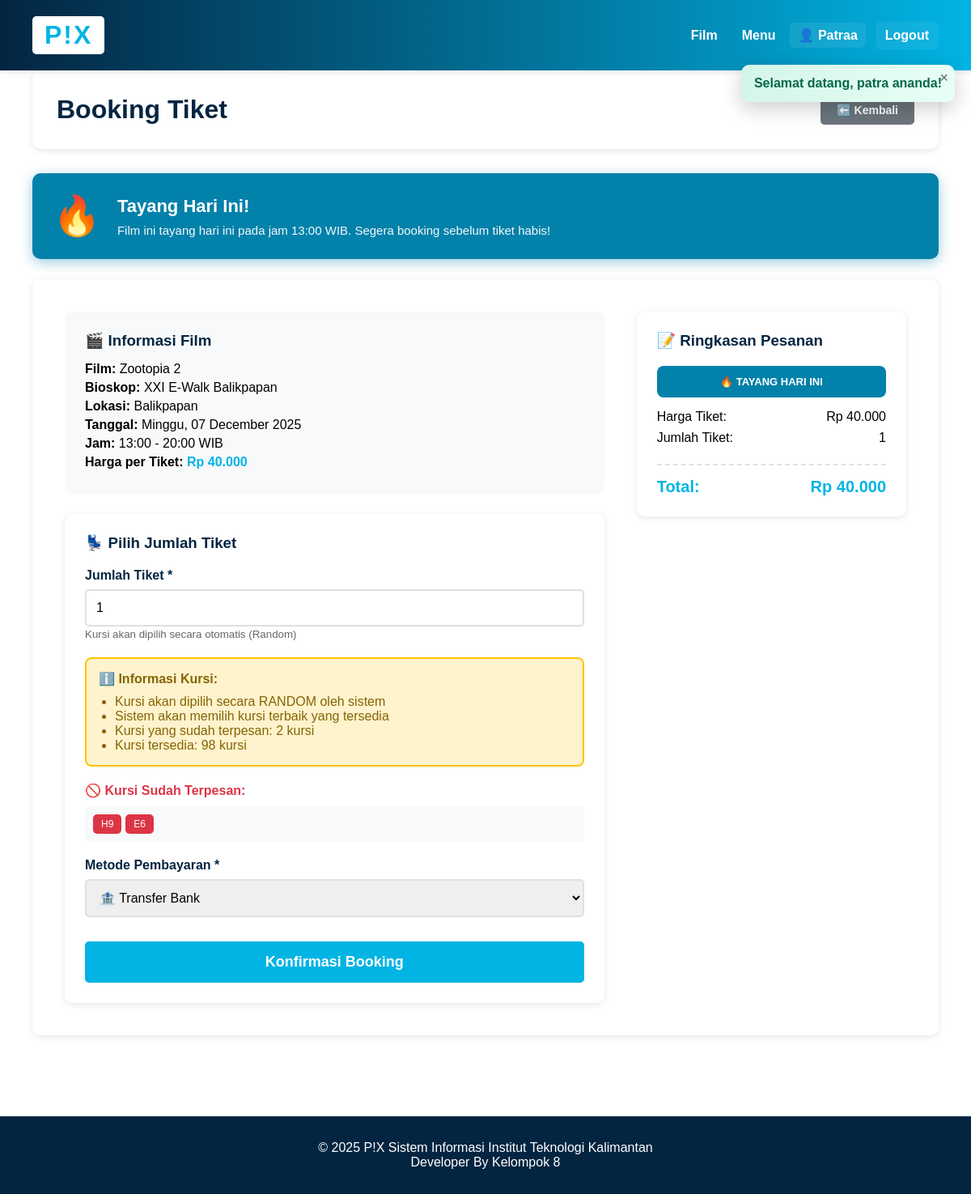
/index.php?module=transaksi&action=booking&id_jadwal=8 (signed in), run on the app's committed database.
### tables this page shows
CREATE TABLE `jadwal_tayang` (
  `id_tayang` int(11) NOT NULL,
  `id_film` int(11) NOT NULL,
  `id_bioskop` int(11) NOT NULL,
  `nama_tayang` varchar(100) DEFAULT NULL,
  `tanggal_tayang` date NOT NULL,
  `jam_mulai` time NOT NULL,
  `jam_selesai` time NOT NULL,
  `harga_tiket` decimal(10,2) NOT NULL,
  `kapasitas_total` int(11) DEFAULT 100,
  `kapasitas_tersedia` int(11) DEFAULT 100,
  `created_at` timestamp NOT NULL DEFAULT current_timestamp(),
  `updated_at` timestamp NOT NULL DEFAULT current_timestamp() ON UPDATE current_timestamp()
);

CREATE TABLE `film` (
  `id_film` int(11) NOT NULL,
  `judul_film` varchar(200) NOT NULL,
  `tahun_rilis` year(4) NOT NULL,
  `durasi_menit` int(11) NOT NULL,
  `sipnosis` text DEFAULT NULL,
  `rating` decimal(3,1) DEFAULT NULL,
  `poster_url` varchar(500) DEFAULT 'https://via.placeholder.com/300x450',
  `id_genre` int(11) DEFAULT NULL,
  `created_at` timestamp NOT NULL DEFAULT current_timestamp(),
  `updated_at` timestamp NOT NULL DEFAULT current_timestamp() ON UPDATE current_timestamp()
);

CREATE TABLE `bioskop` (
  `id_bioskop` int(11) NOT NULL,
  `nama_bioskop` varchar(100) NOT NULL,
  `kota` varchar(50) NOT NULL,
  `alamat_bioskop` text NOT NULL,
  `jumlah_studio` int(11) NOT NULL DEFAULT 4,
  `created_at` timestamp NOT NULL DEFAULT current_timestamp(),
  `updated_at` timestamp NOT NULL DEFAULT current_timestamp() ON UPDATE current_timestamp(),
  `logo_url` varchar(100) DEFAULT NULL
);

### controllers/TransaksiController.php (called while the page is built, shortened)
<?php
require_once 'config/database.php';
require_once 'models/DetailTransaksi.php';
class TransaksiController {
    private $db;
    private $detailTransaksi;
    public function __construct() {
        $database = new Database();
        $this->db = $database->getConnection();
        $this->detailTransaksi = new DetailTransaksi($this->db);
    }
    public function booking() {
        $id_jadwal = $_GET['id_jadwal'];
        $query = "SELECT jt.*, f.judul_film, f.poster_url, b.nama_bioskop, b.kota, b.alamat_bioskop
                  FROM Jadwal_Tayang jt
                  LEFT JOIN Film f ON jt.id_film = f.id_film
                  LEFT JOIN Bioskop b ON jt.id_bioskop = b.id_bioskop
                  WHERE jt.id_tayang = :id_jadwal";
        $stmt = $this->db->prepare($query);
        $stmt->bindParam(':id_jadwal', $id_jadwal);
        $stmt->execute();
        $jadwalData = $stmt->fetch(PDO::FETCH_ASSOC);
        $this->jadwal = (object) $jadwalData;
        $kursiTerpesan = $this->detailTransaksi->getKursiTerpesanByJadwal($id_jadwal);
        require_once 'views/transaksi/booking.php';
    }
}
?>

### config/database.php (called while the page is built, shortened)
<?php
class Database {
    private $host = "localhost";
    private $db_name = "pix_database";
    private $username = "root";
    private $password = "";
    public function getConnection() {
        $this->conn = null;
        try {
            $this->conn = new PDO(
                "mysql:host=" . $this->host . ";dbname=" . $this->db_name,
                $this->username,
                $this->password
            );
            $this->conn->setAttribute(PDO::ATTR_ERRMODE, PDO::ERRMODE_EXCEPTION);
            $this->conn->exec("set names utf8mb4");
        } catch(PDOException $exception) {
            echo "Connection error: " . $exception->getMessage();
        }
        return $this->conn;
    }
}
?>

### models/DetailTransaksi.php (called while the page is built, shortened)
<?php
require_once 'models/QueryBuilder.php';
class DetailTransaksi {
    private $qb;
    private $table_name = "Detail_Transaksi";
    public function __construct($db) {
        $this->qb = new QueryBuilder($db);
    }
    public function getKursiTerpesanByJadwal($id_jadwal_tayang) {
        $stmt = $this->qb->reset()
            ->table($this->table_name . ' dt')
            ->select('dt.nomor_kursi')
            ->leftJoin('Transaksi t', 'dt.id_transaksi', '=', 't.id_transaksi')
            ->where('dt.id_jadwal_tayang', '=', $id_jadwal_tayang)
            ->where('t.status_pembayaran', '=', 'berhasil')
            ->get();
        $kursi = [];
        while ($row = $stmt->fetch(PDO::FETCH_ASSOC)) {
            $kursi[] = $row['nomor_kursi'];
        }
        return $kursi;
    }
}
?>

### models/QueryBuilder.php (called while the page is built, shortened)
<?php
class QueryBuilder {
    private $pdo;
    private $table;
    private $bindings = [];
    private $select = '*';
    private $joins = [];
    private $wheres = [];
    public function __construct($pdo) {
        $this->pdo = $pdo;
    }
    public function table($table) {
        $this->table = $table;
        return $this;
    }
    public function select($columns = '*') {
        if (is_array($columns)) {
            $this->select = implode(', ', $columns);
        } else {
            $this->select = $columns;
        }
        return $this;
    }
    public function join($table, $first, $operator, $second, $type = 'INNER') {
        $this->joins[] = "$type JOIN $table ON $first $operator $second";
        return $this;
    }
    public function leftJoin($table, $first, $operator, $second) {
        return $this->join($table, $first, $operator, $second, 'LEFT');
    }
    public function where($column, $operator, $value = null) {
        $placeholder = ':where_' . count($this->bindings);
        $this->wheres[] = "$column $operator $placeholder";
        $this->bindings[$placeholder] = $value;
        return $this;
    }
    private function buildSelectQuery() {
        $query = "SELECT {$this->select} FROM {$this->table}";
        if (!empty($this->joins)) {
            $query .= ' ' . implode(' ', $this->joins);
        }
        if (!empty($this->wheres)) {
            $query .= ' WHERE ' . implode(' AND ', $this->wheres);
        }
        return $query;
    }
    public function get() {
        $query = $this->buildSelectQuery();
        $stmt = $this->pdo->prepare($query);
        $stmt->execute($this->bindings);
        return $stmt;
    }
    public function reset() {
        $this->bindings = [];
        $this->select = '*';
        $this->joins = [];
        $this->wheres = [];
        $this->limit = null;
        $this->offset = null;
        return $this;
    }
}
?>

### views/transaksi/booking.php (the view, shortened to what this page needs)
<?php require_once 'views/layouts/header.php'; ?>
<div class="container">
    <div class="header-section">
        <h1>Booking Tiket</h1>
        <a href="index.php?module=transaksi&action=pilihJadwal&id_film=<?php echo $this->jadwal->id_film; ?>" class="btn btn-secondary">⬅️ Kembali</a>
    </div>
    <?php
    $today = date('Y-m-d');
    $tanggalTayang = $this->jadwal->tanggal_tayang;
    $selisihHari = floor((strtotime($tanggalTayang) - strtotime($today)) / 86400);
    $isPresale = ($selisihHari > 1);
    $isToday = ($selisihHari == 0);
    ?>
    <?php if($isPresale): ?>
    <div style="background: #FFE8AD; padding: 25px; border-radius: 10px; margin-bottom: 25px; color: #333; box-shadow: 0 4px 16px rgba(255, 232, 173, 0.4);">
        <div style="display: flex; align-items: center; gap: 20px;">
            <div style="font-size: 48px;">⚡</div>
            <div style="flex: 1;">
                <h3 style="margin: 0 0 8px 0; font-size: 22px; color: #333;">Pre-Sale Booking</h3>
                <p style="margin: 0; font-size: 15px; color: #555;">
                    Anda sedang melakukan pre-sale booking untuk penayangan <strong><?php echo date('l, d F Y', strtotime($tanggalTayang)); ?></strong>.
                    Tiket dapat digunakan pada tanggal tersebut.
                </p>
            </div>
            <div style="background: rgba(0,0,0,0.1); padding: 15px 25px; border-radius: 20px; text-align: center; min-width: 100px; border: 2px solid rgba(0,0,0,0.15);">
                <div style="font-size: 32px; font-weight: 700; color: #333;">
                    <?php echo $selisihHari; ?>
                </div>
                <div style="font-size: 12px; color: #555;">HARI LAGI</div>
            </div>
        </div>
    </div>
    <?php elseif($isToday): ?>
    <div style="background: #0281AA; padding: 25px; border-radius: 10px; margin-bottom: 25px; color: white; box-shadow: 0 4px 16px rgba(2, 129, 170, 0.4);">
        <div style="display: flex; align-items: center; gap: 20px;">
            <div style="font-size: 48px;">🔥</div>
            <div style="flex: 1;">
                <h3 style="margin: 0 0 8px 0; font-size: 22px;">Tayang Hari Ini!</h3>
                <p style="margin: 0; opacity: 0.95; font-size: 15px;">
                    Film ini tayang hari ini pada jam <?php echo date('H:i', strtotime($this->jadwal->jam_mulai)); ?> WIB.
                    Segera booking sebelum tiket habis!
                </p>
            </div>
        </div>
    </div>
    <?php endif; ?>
    <div class="detail-container" style="grid-template-columns: 2fr 1fr;">
        <div>
            <div style="background: #f8f9fa; padding: 25px; border-radius: 10px; margin-bottom: 25px;">
                <h3 style="margin: 0 0 15px 0; color: #032541;">🎬 Informasi Film</h3>
                <p style="margin: 5px 0;"><strong>Film:</strong> <?php echo htmlspecialchars($this->jadwal->judul_film); ?></p>
                <p style="margin: 5px 0;"><strong>Bioskop:</strong> <?php echo htmlspecialchars($this->jadwal->nama_bioskop); ?></p>
                <p style="margin: 5px 0;"><strong>Lokasi:</strong> <?php echo htmlspecialchars($this->jadwal->kota); ?></p>
                <p style="margin: 5px 0;"><strong>Tanggal:</strong>
                    <?php
                    $hari = ['Minggu', 'Senin', 'Selasa', 'Rabu', 'Kamis', 'Jumat', 'Sabtu'];
                    echo $hari[date('w', strtotime($this->jadwal->tanggal_tayang))];
                    ?>, <?php echo date('d F Y', strtotime($this->jadwal->tanggal_tayang)); ?>
                </p>
                <p style="margin: 5px 0;"><strong>Jam:</strong> <?php echo date('H:i', strtotime($this->jadwal->jam_mulai)); ?> - <?php echo date('H:i', strtotime($this->jadwal->jam_selesai)); ?> WIB</p>
                <p style="margin: 5px 0;"><strong>Harga per Tiket:</strong> <span style="color: #01b4e4; font-weight: 700;">Rp <?php echo number_format($this->jadwal->harga_tiket, 0, ',', '.'); ?></span></p>
            </div>
            <div style="background: white; padding: 25px; border-radius: 10px; box-shadow: 0 2px 8px rgba(0,0,0,0.1);">
                <h3 style="margin: 0 0 20px 0; color: #032541;">💺 Pilih Jumlah Tiket</h3>
                <form method="POST" action="index.php?module=transaksi&action=prosesBooking" id="bookingForm">
                    <div class="form-group">
                        <label>Jumlah Tiket *</label>
                        <input type="number" id="jumlah_tiket" name="jumlah_tiket" min="1" max="10" value="1" required
                               style="width: 100%; padding: 12px; border: 2px solid #e0e0e0; border-radius: 5px; font-size: 16px;">
                        <small style="color: #666;">Kursi akan dipilih secara otomatis (Random)</small>
                    </div>
                    <div style="background: #fff3cd; border: 2px solid #ffc107; border-radius: 8px; padding: 15px; margin-bottom: 20px;">
                        <strong style="color: #856404;">ℹ️ Informasi Kursi:</strong>
                        <ul style="margin: 10px 0 0 0; padding-left: 20px; color: #856404;">
                            <li>Kursi akan dipilih secara RANDOM oleh sistem</li>
                            <li>Sistem akan memilih kursi terbaik yang tersedia</li>
                            <li>Kursi yang sudah terpesan: <?php echo count($kursiTerpesan); ?> kursi</li>
                            <li>Kursi tersedia: <?php echo (100 - count($kursiTerpesan)); ?> kursi</li>
                        </ul>
                    </div>
                    <?php if(!empty($kursiTerpesan)): ?>
                    <div style="margin-bottom: 20px;">
                        <strong style="color: #dc3545;">🚫 Kursi Sudah Terpesan:</strong>
                        <div style="display: flex; flex-wrap: wrap; gap: 5px; margin-top: 10px; max-height: 150px; overflow-y: auto; padding: 10px; background: #f8f9fa; border-radius: 5px;">
                            <?php foreach($kursiTerpesan as $kursi): ?>
                                <span style="padding: 5px 10px; background: #dc3545; color: white; border-radius: 5px; font-size: 12px;">
                                    <?php echo htmlspecialchars($kursi); ?>
                                </span>
                            <?php endforeach; ?>
                        </div>
                    </div>
                    <?php endif; ?>
                    <div class="form-group">
                        <label>Metode Pembayaran *</label>
                        <select name="metode_pembayaran" required style="width: 100%; padding: 12px; border: 2px solid #e0e0e0; border-radius: 5px; font-size: 16px;">
                            <option value="transfer">🏦 Transfer Bank</option>
                        </select>
                    </div>
                    <div class="form-actions">
                        <button type="submit" class="btn btn-primary" style="width: 100%; padding: 15px; font-size: 18px;">
                            Konfirmasi Booking
                        </button>
                    </div>
                </form>
            </div>
        </div>
        <div>
            <div style="background: white; padding: 25px; border-radius: 10px; box-shadow: 0 2px 8px rgba(0,0,0,0.1); position: sticky; top: 20px;">
                <h3 style="margin: 0 0 20px 0; color: #032541;">📝 Ringkasan Pesanan</h3>
                <?php if($isPresale): ?>
                <div style="background: #FFE8AD; color: #333; padding: 12px; border-radius: 8px; margin-bottom: 15px; text-align: center; font-weight: 600; font-size: 13px;">
                    ⚡ PRE-SALE BOOKING
                </div>
                <?php elseif($isToday): ?>
                <div style="background: #0281AA; color: white; padding: 12px; border-radius: 8px; margin-bottom: 15px; text-align: center; font-weight: 600; font-size: 13px;">
                    🔥 TAYANG HARI INI
                </div>
                <?php endif; ?>
                <div style="border-bottom: 2px dashed #e0e0e0; padding-bottom: 15px; margin-bottom: 15px;">
                    <p style="margin: 8px 0; display: flex; justify-content: space-between;">
                        <span>Harga Tiket:</span>
                        <span id="harga_satuan">Rp <?php echo number_format($this->jadwal->harga_tiket, 0, ',', '.'); ?></span>
                    </p>
                    <p style="margin: 8px 0; display: flex; justify-content: space-between;">
                        <span>Jumlah Tiket:</span>
                        <span id="qty">1</span>
                    </p>
                </div>
                <p style="margin: 0; display: flex; justify-content: space-between; font-size: 20px; font-weight: 700; color: #01b4e4;">
                    <span>Total:</span>
                    <span id="total_harga">Rp <?php echo number_format($this->jadwal->harga_tiket, 0, ',', '.'); ?></span>
                </p>
            </div>
        </div>
    </div>
</div>
<?php require_once 'views/layouts/footer.php'; ?>

### assets/style.css (style rules this page uses)
* { margin: 0; padding: 0; box-sizing: border-box; }
html, body { margin: 0; padding: 0; font-family: 'Source Sans Pro', Arial, sans-serif; background: #ffffff; min-height: 100vh; color: #000000; }
.container { max-width: 1400px; margin: 0 auto; padding: 0 40px 40px; }
.btn { padding: 10px 20px; border: none; border-radius: 5px; cursor: pointer; text-decoration: none; display: inline-block; font-weight: 600; transition: all 0.3s; font-size: 14px; }
.btn-primary { background: #01b4e4; color: white; }
.btn-secondary { background: #6c757d; color: white; }
.header-section { background: white; padding: 30px; border-radius: 10px; margin-bottom: 30px; box-shadow: 0 2px 8px rgba(0,0,0,0.1); display: flex; justify-content: space-between; align-items: center; }
.header-section h1 { color: #032541; font-size: 32px; }
.form-group { margin-bottom: 20px; }
.form-group label { display: block; margin-bottom: 8px; font-weight: 600; color: #032541; }
.form-group input, .form-group select, .form-group textarea { width: 100%; padding: 12px 15px; border: 2px solid #e0e0e0; border-radius: 5px; font-size: 14px; font-family: inherit; transition: all 0.3s; }
.form-actions { display: flex; gap: 15px; margin-top: 30px; }
.detail-container { background: white; border-radius: 10px; padding: 40px; box-shadow: 0 2px 8px rgba(0,0,0,0.1); display: grid; grid-template-columns: 350px 1fr; gap: 40px; }

### data on the page
jadwal_tayang: jam_mulai "13:00", id_film.judul_film "Zootopia 2", id_bioskop.nama_bioskop "XXI E-Walk Balikpapan", id_bioskop.kota "Balikpapan", tanggal_tayang "Minggu", tanggal_tayang "07 December 2025", jam_selesai "20:00", harga_tiket "40.000"

### other printed values
$_SESSION['user_username'] "Patraa"
$msg "Selamat datang, patra ananda!"
count($kursiTerpesan) "2"
100 - count($kursiTerpesan) "98"
$kursi "H9"
$kursi "E6"
